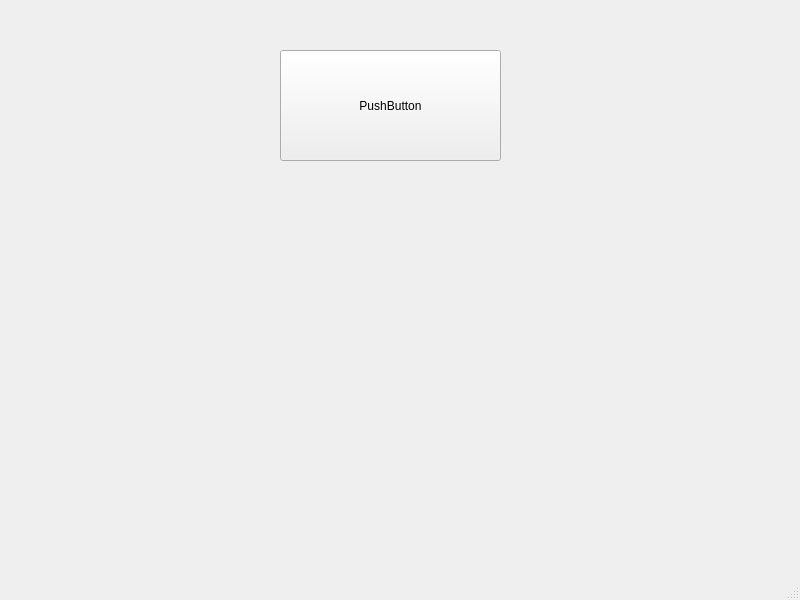
<?xml version="1.0" encoding="UTF-8"?>
<ui version="4.0">
 <class>MainWindow</class>
 <widget class="QMainWindow" name="MainWindow">
  <property name="geometry">
   <rect>
    <x>0</x>
    <y>0</y>
    <width>800</width>
    <height>600</height>
   </rect>
  </property>
  <property name="windowTitle">
   <string>MainWindow</string>
  </property>
  <widget class="QWidget" name="centralwidget">
   <widget class="QPushButton" name="pushButton">
    <property name="geometry">
     <rect>
      <x>280</x>
      <y>50</y>
      <width>221</width>
      <height>111</height>
     </rect>
    </property>
    <property name="text">
     <string>PushButton</string>
    </property>
   </widget>
  </widget>
  <widget class="QMenuBar" name="menubar">
   <property name="geometry">
    <rect>
     <x>0</x>
     <y>0</y>
     <width>800</width>
     <height>22</height>
    </rect>
   </property>
  </widget>
  <widget class="QStatusBar" name="statusbar"/>
 </widget>
 <resources/>
 <connections/>
</ui>
